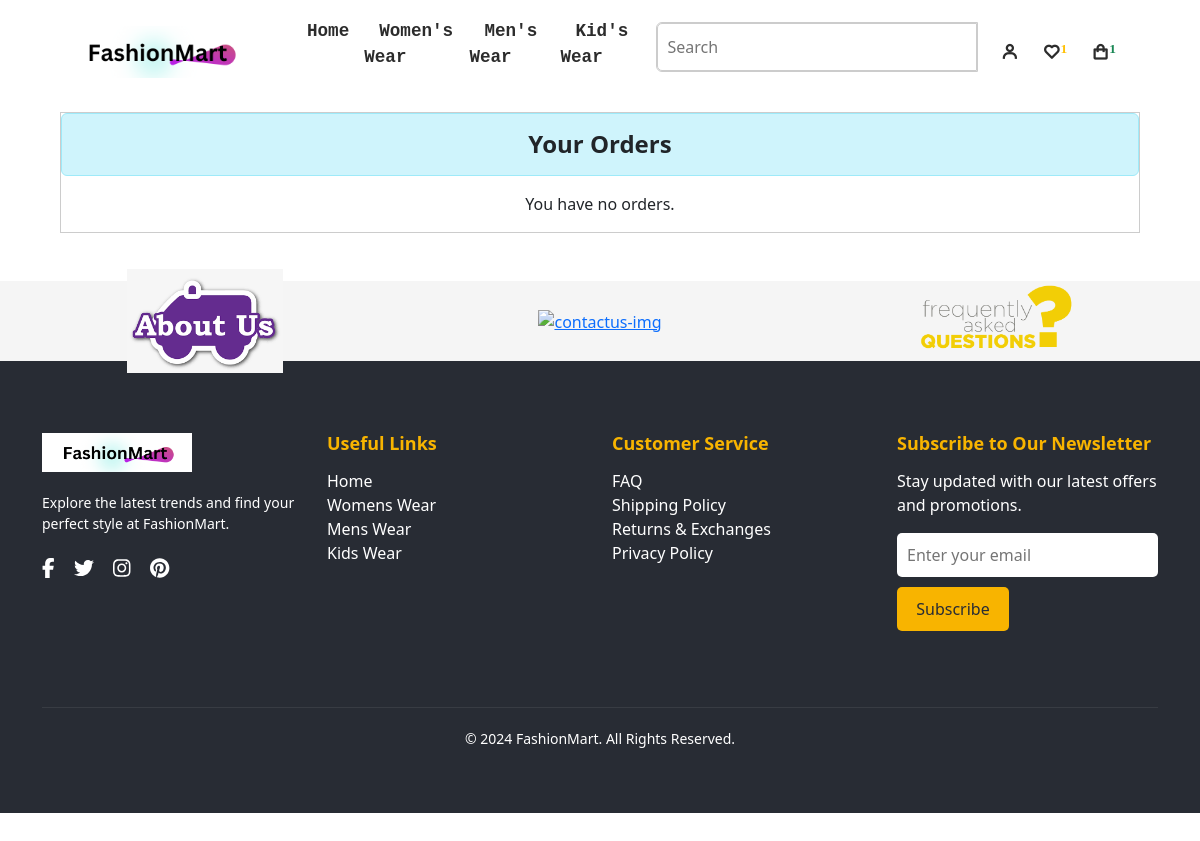
Before: /orders/ (signed in) with the older database file.
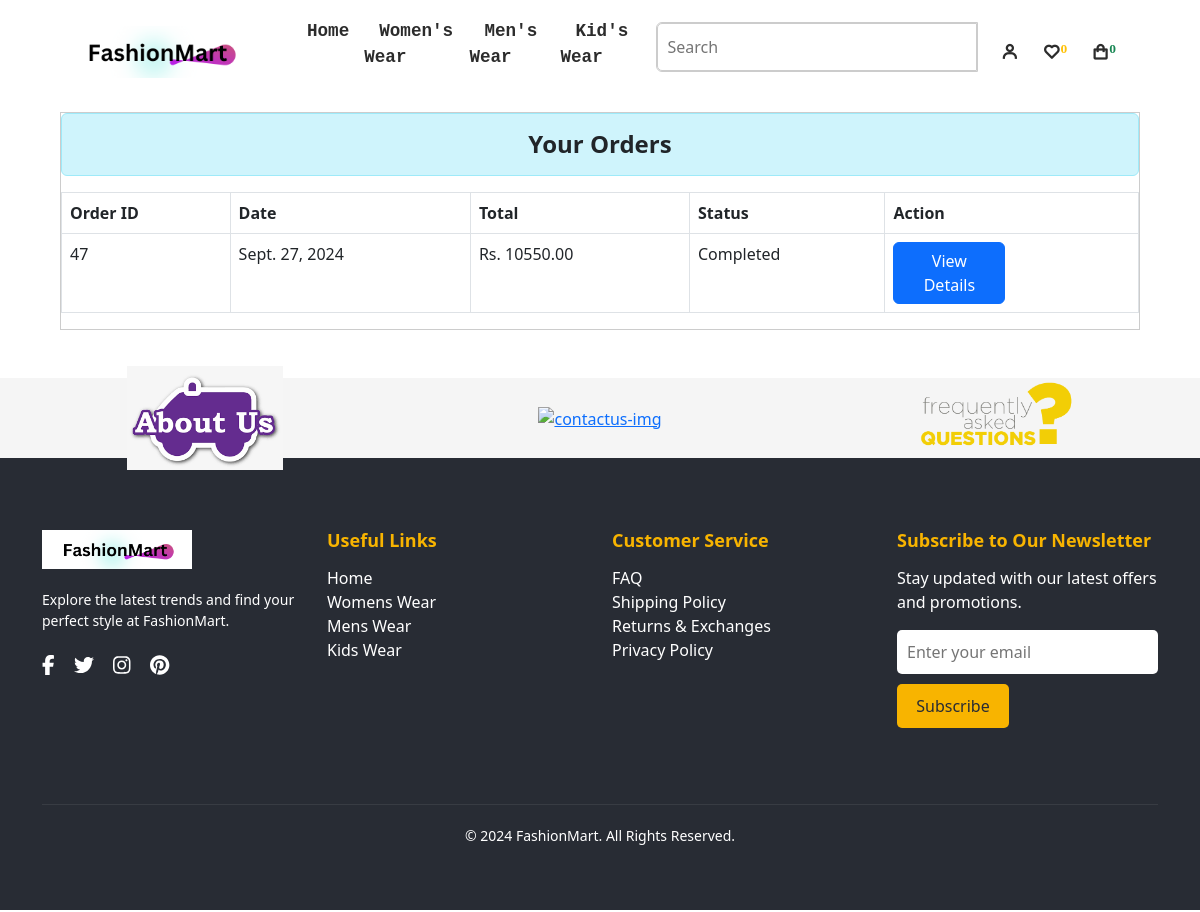
After: the same page with the newer database file.
### myeSite/models.py (models this page shows)
class UserOrder(models.Model):
    STATUS_CHOICES = [
        ('Pending', 'Pending'),
        ('Received', 'Received'),
        ('Completed', 'Completed'),
    ]
    user = models.ForeignKey(User, on_delete=models.CASCADE)
    shipping_add = models.CharField(max_length=100, default="drn")
    shipping_city = models.CharField(max_length=100, default="drn")
    fullname_ship = models.CharField(max_length=100, default="ram")
    shipping_option = models.CharField(max_length=100, default="standard")
    billing_add = models.CharField(max_length=100, default="brt")
    billing_city = models.CharField(max_length=100, default="brt")
    fullname_bill = models.CharField(max_length=100, default="shyam")
    contact_number = models.CharField(max_length=14, blank=False, null=False, default="9898989898")  # Add contact_number field
    order_date = models.DateField(default=datetime.datetime.today)
    total_amount = models.DecimalField(max_digits=10, decimal_places=2, default=0.00)
    status = models.CharField(max_length=20, choices=STATUS_CHOICES, default='Pending')

### myeSite/views.py (the view)
# urls.py: path('orders/', views.user_order_details, name='user_order_details'),
def user_order_details(request):
    user_orders = UserOrder.objects.filter(user=request.user).order_by('-id')
    context = {
        'user_orders': user_orders,
    }
    return render(request, 'myeSite/user_order_details.html', context)

### myeSite/context_processors.py (called while the page is built)
def categories_processor(request):
    categories = Category.objects.all().prefetch_related('subcategories')
    return {'categories': categories}

def wishlist_item_count(request):
    if request.user.is_authenticated:
        wishlist_item_count = Wishlist.objects.filter(user=request.user).count()
    else:
        wishlist_item_count = 0
    return {'wishlist_item_count': wishlist_item_count}

### myeSite/templates/myeSite/user_order_details.html (shortened to what this page needs)
{% extends "main.html" %}
{% block userOrderDetails %}
    <section class="user-order-detail" style="margin-top:7rem; height:auto; width:90%; margin-left:5%; margin-bottom:3rem;">
        <div class="outside-container" style="border:1px solid #ccc; width:100%;">
            <h4 class="text-center alert alert-info text-dark fw-bold">Your Orders</h4>
            {% if user_orders %}
            <table class="table table-bordered">
                <thead>
                    <tr>
                        <th>Order ID</th>
                        <th>Date</th>
                        <th>Total</th>
                        <th>Status</th>
                        <th>Action</th>
                    </tr>
                </thead>
                <tbody>
                    {% for order in user_orders %}
                    <tr>
                        <td>{{ order.id }}</td>
                        <td>{{ order.order_date }}</td>
                        <td>Rs. {{ order.total_amount }}</td>
                        <td>{{ order.status }}</td>
                        <td>
                            <button class="btn btn-primary" onclick="showOrderDetails('{{ order.id }}')">View Details</button>
                        </td>
                    </tr>
                    {% endfor %}
                </tbody>
            </table>
            {% else %}
            <p class="text-center">You have no orders.</p>
            {% endif %}
        </div>
    </section>
{% endblock %}

Changed rows visible on the page:
added UserOrder: id "47", order_date "Sept. 27, 2024", total_amount "10550.00", status "Completed"
Other visible differences:
{{ wishlist_item_count }}: "1" → "0"
{{ request.cart_items|length }}: "1" → "0"
text no longer shown: "You have no orders."
text now shown: "Order ID Date Total Status Action"
